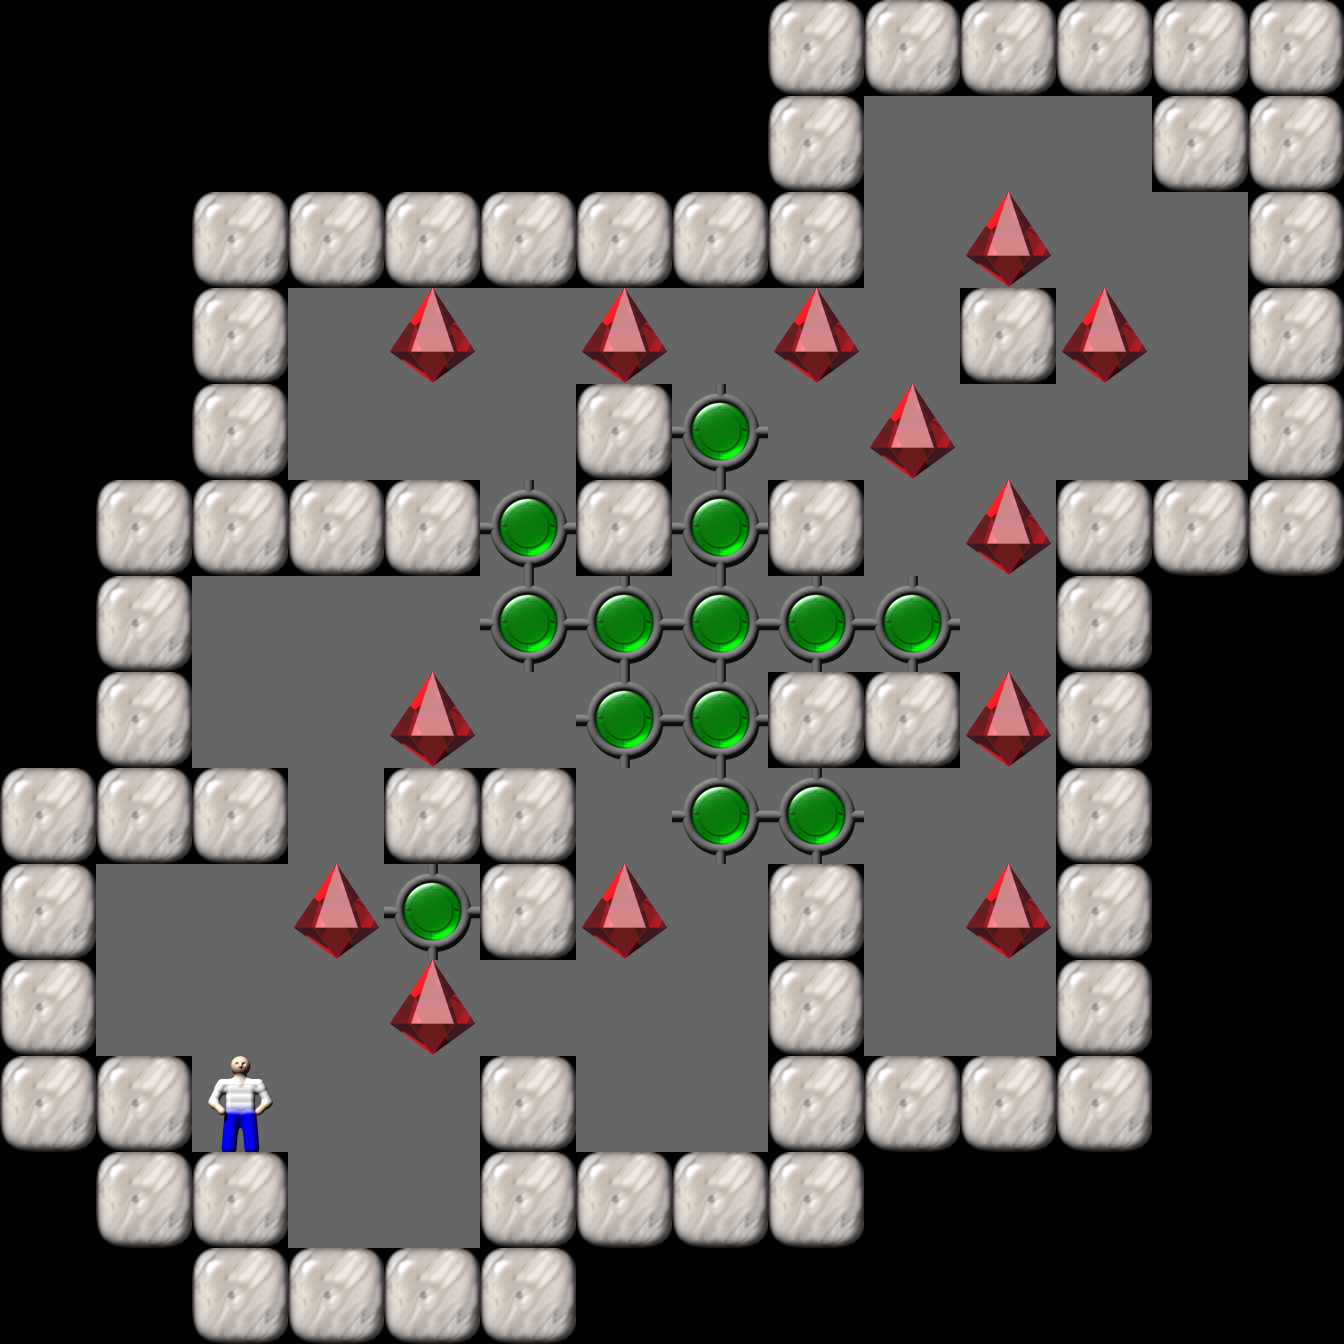

The image is a tile-based game level rendered from a .tmx file. Its description and source (layers, tilesets, objects; grid data summarised) follow:
An orthogonal 14x14 tile map with 96x96 px tiles, 1 tile layer (Tile Layer 1).

<map version="1.0" orientation="orthogonal" width="14" height="14" tilewidth="96" tileheight="96">
  <properties>
    <property name="Title" value="23" />
  </properties>
  <tileset source="Sokoban.tsx" firstgid="1" />
  <layer name="Tile Layer 1" width="14" height="14">
    <data>[196 cells, 196 non-empty, 6 distinct tile ids]</data>
  </layer>
</map>
